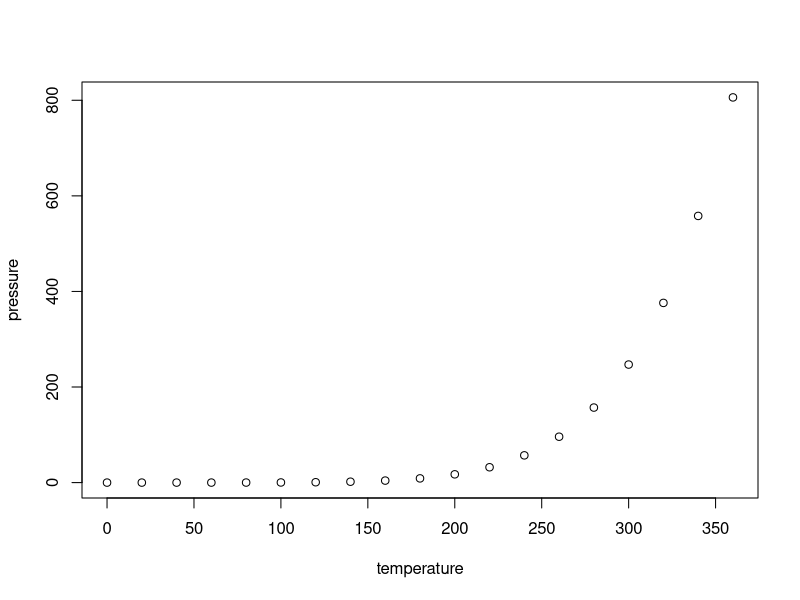
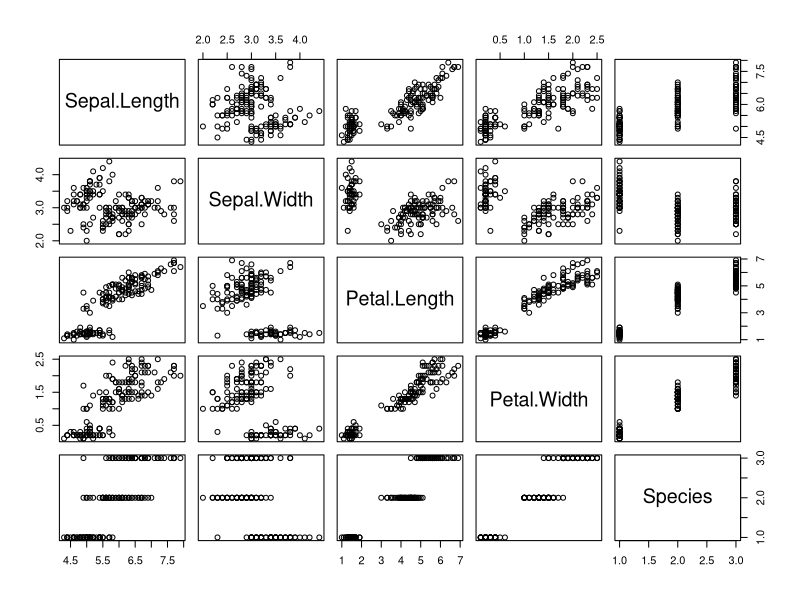

Source code (R) for these figures, in order:
## ---- chunk 1
knitr::opts_chunk$set(echo = TRUE)
## ---- chunk 2
summary(cars)
## ---- chunk 3
plot(pressure)
## ---- chunk 4
plot(iris)
